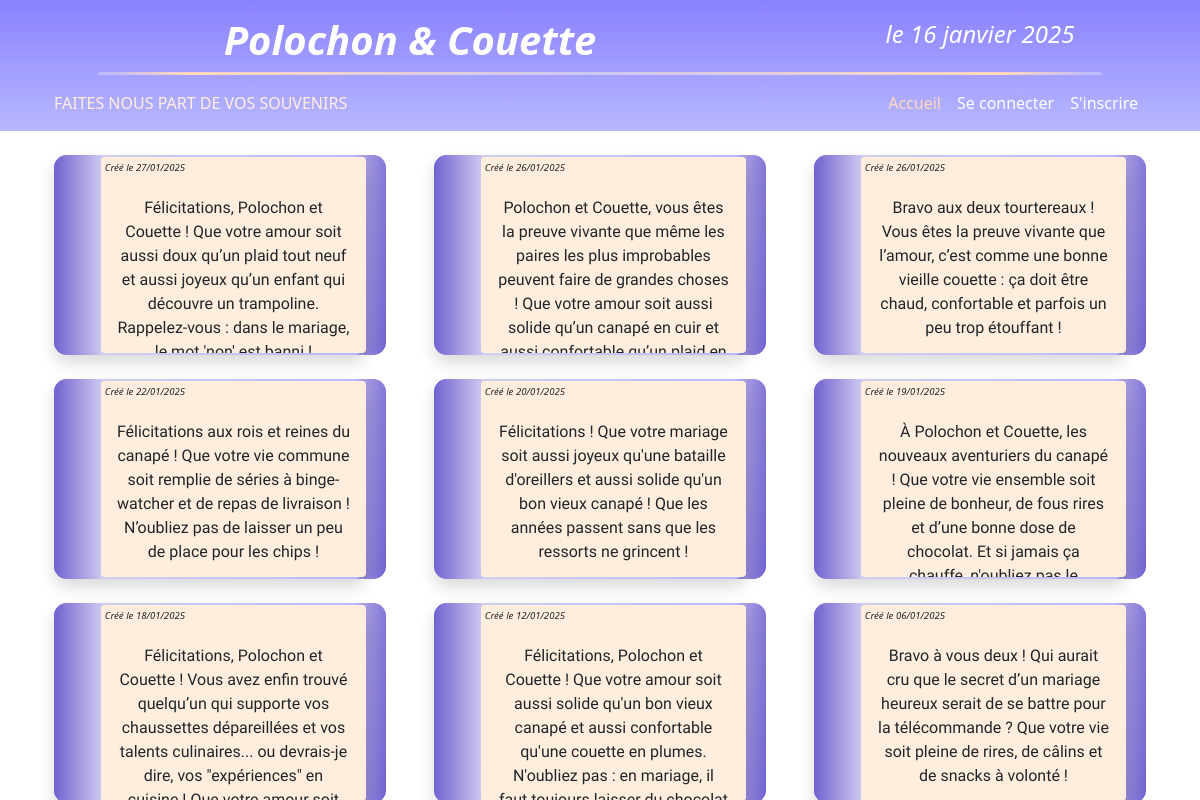
The app's page /accueil.php with its own data.
### tables this page shows
CREATE TABLE IF NOT EXISTS `article` (
  `id_article` int NOT NULL AUTO_INCREMENT,
  `creation_date` date NOT NULL,
  `content` text NOT NULL,
  `id_user` int NOT NULL,
  PRIMARY KEY (`id_article`),
  KEY `id_user` (`id_user`)
);

### accueil.php (the view, shortened to what this page needs)
<?php
include_once ('connexion-bdd.php');
$req = $bdd->query('SELECT  DATE_FORMAT(creation_date, "Créé le %d/%m/%Y") AS date_aff,
                            content, firstname, name
                    FROM article a , user u
                    WHERE a.id_user = u.id_user
                    ORDER by creation_date DESC;');
?>
<!DOCTYPE html>
<html lang="en">
<head>
    <link href="https://cdn.jsdelivr.net/npm/bootstrap@5.3.3/dist/css/bootstrap.min.css" rel="stylesheet">
    <link rel="stylesheet" href="assets/css/style.css">
</head>
<body>
  <header class= "container-fluid backgrund-sp">
    <div class="container">
    <div class= "row pt-3">
        <div class= "col-8 text-center">
            <h1 class="fw-bold fst-italic text-white">Polochon & <span class="d-none"><br></span> Couette</h1>
        </div>
        <div class= "col-4 text-center">
            <h4 class="pt-1 fst-italic text-white">le 16 janvier 2025</h4>
        </div>
    </div>
     <div id="trait"></div>
    <nav class="navbar navbar-expand-lg">
      <div class="container-fluid">
        <span class="navbar fs-6 text-color1 text-center">FAITES NOUS PART DE <span class="d-md-none"><br></span> VOS SOUVENIRS</span>
        <div class="collapse navbar-collapse" id="navbarNav">
          <ul class="navbar-nav w-100 justify-content-end">
            <li class="nav-item  d-flex justify-content-end ">
              <a class="nav-link couleur-menu" aria-current="page" href="#">Accueil</a>
            </li>
            <?php if (isset($_SESSION['id_user'])) { ?>
            <li class="nav-item d-flex justify-content-end">
              <a class="nav-link text-white" href="messages.php">Mes messages</a>
            </li>
            <li class="nav-item d-flex justify-content-end">
              <a class="nav-link text-white" href="deconnexion.php">Se déconnecter</a>
            </li>
            <?php } else { ?>
            <li class="nav-item d-flex justify-content-end">
              <a class="nav-link text-white" href="connexion.php">Se connecter</a>
            </li>
            <li class="nav-item d-flex justify-content-end">
              <a class="nav-link text-white" href="inscription.php">S'inscrire</a>
            </li>
            <?php } ?>
          </ul>
        </div>
      </div>
    </nav>
    </header>
    <main class="container text-center">
      <section class="row align-item-center justify-content-center justify-content-evenly ">
      <?php
        while($article = $req->fetch(PDO::FETCH_ASSOC)){
    ?>
          <article class="col-md-6 col-xl-4" >
          <div class="container d-flex justify-content-center pt-4 ">
            <div id="card0">
                <div id="card" class="shadow">
                    <div id="card2" class="rounded-1 overflow-auto">
                      <p class="p-1 text-start"><?= $article['date_aff'] ?></p>
                      <p id="article-content"><?= $article['content'] ?></p>
                          <div class="d-flex justify-content-center p-2">
                                    <p class=" pe-2 part">De la part de </p>
                                    <p class="signature"><?= $article['firstname'] ." ". $article['name']?></p>
                          </div>
                    </div>
                </div>
            </div>
        </div>
          </article>
 <?php
        }
    ?>
      </section>
    </main>
 </body>
 </html>

### assets/css/style.css (style rules this page uses)
* { margin: 0; padding: 0; }
:root { --font-article : "La Belle Aurore" ; --font-signature : "Liu Jian Mao Cao"; --font-global : "Inter"; --trait : }
.backgrund-sp { background: linear-gradient(0deg, rgba(184,184,255,1) 0%, rgba(138,129,255,1) 100%); }
.text-color1 { color: #FFEEDD; }
#card0 { width: 350px; height: 200px; display: flex; align-items: center; border-radius: 0.8em; background: linear-gradient(273deg, rgba(112,98,207,1) 0%, rgba(210,205,241,1) 16%, rgba(184,184,255,1) 100%); z-index: 500; }
#card { width: 94%; height: 100%; border-radius: 0.8em; display: flex; justify-content: right; align-items: center; background: linear-gradient(90deg, rgba(112,98,207,1) 0%, rgba(210,205,241,1) 16%, rgba(184,184,255,1) 100%); z-index: 200; }
#card2 { width: 85%; height: 98%; background-color: #FFEEDD; z-index: 1000; }
#card2 > p:first-child { font-size: 0.6rem; font-weight: 200; font-style: italic; }
#article-content { margin: 0 1rem; font-family: var(--font-article); font-size: 1rem; }
.part { font-size: 0.8rem; font-weight: 600; font-style: italic; height: 100%; margin: auto 0; }
.signature { font-family: var(--font-signature); height: 100%; margin: auto 0; font-weight: 600; }
#trait { width: 90%; margin: 0 auto; height: 0.2rem; background: rgb(184,184,255); background: linear-gradient(273deg, rgba(184,184,255,1) 0%, rgba(255,216,190,1) 10%, rgba(204,199,240,1) 51%, rgba(255,216,190,1) 91%, rgba(184,184,255,1) 100%); }
.couleur-menu { color: #ffd8beff; }

### records on screen
article: date_aff "Créé le 27/01/2025", content "Félicitations, Polochon et Couette ! Que votre amour soit aussi doux qu’un plaid tout neuf et aussi joyeux qu’un enfant qui découvre un trampoline. Rappelez-vous : dans le mariage,…"
article: date_aff "Créé le 26/01/2025", content "Polochon et Couette, vous êtes la preuve vivante que même les paires les plus improbables peuvent faire de grandes choses ! Que votre amour soit aussi solide qu’un canapé en cuir et…"
article: date_aff "Créé le 26/01/2025", content "Bravo aux deux tourtereaux ! Vous êtes la preuve vivante que l’amour, c’est comme une bonne vieille couette : ça doit être chaud, confortable et parfois un peu trop étouffant !"
article: date_aff "Créé le 22/01/2025", content "Félicitations aux rois et reines du canapé ! Que votre vie commune soit remplie de séries à binge-watcher et de repas de livraison ! N’oubliez pas de laisser un peu de place pour les chips !"
article: date_aff "Créé le 20/01/2025", content "Félicitations ! Que votre mariage soit aussi joyeux qu'une bataille d'oreillers et aussi solide qu'un bon vieux canapé ! Que les années passent sans que les ressorts ne grincent !"
article: date_aff "Créé le 19/01/2025", content "À Polochon et Couette, les nouveaux aventuriers du canapé ! Que votre vie ensemble soit pleine de bonheur, de fous rires et d’une bonne dose de chocolat. Et si jamais ça…"
article: date_aff "Créé le 18/01/2025", content "Félicitations, Polochon et Couette ! Vous avez enfin trouvé quelqu’un qui supporte vos chaussettes dépareillées et vos talents culinaires... ou devrais-je dire, vos \"expériences\" en…"
article: date_aff "Créé le 12/01/2025", content "Félicitations, Polochon et Couette ! Que votre amour soit aussi solide qu'un bon vieux canapé et aussi confortable qu'une couette en plumes. N'oubliez pas : en mariage, il…"
article: date_aff "Créé le 06/01/2025", content "Bravo à vous deux ! Qui aurait cru que le secret d’un mariage heureux serait de se battre pour la télécommande ? Que votre vie soit pleine de rires, de câlins et de snacks à volonté !"
